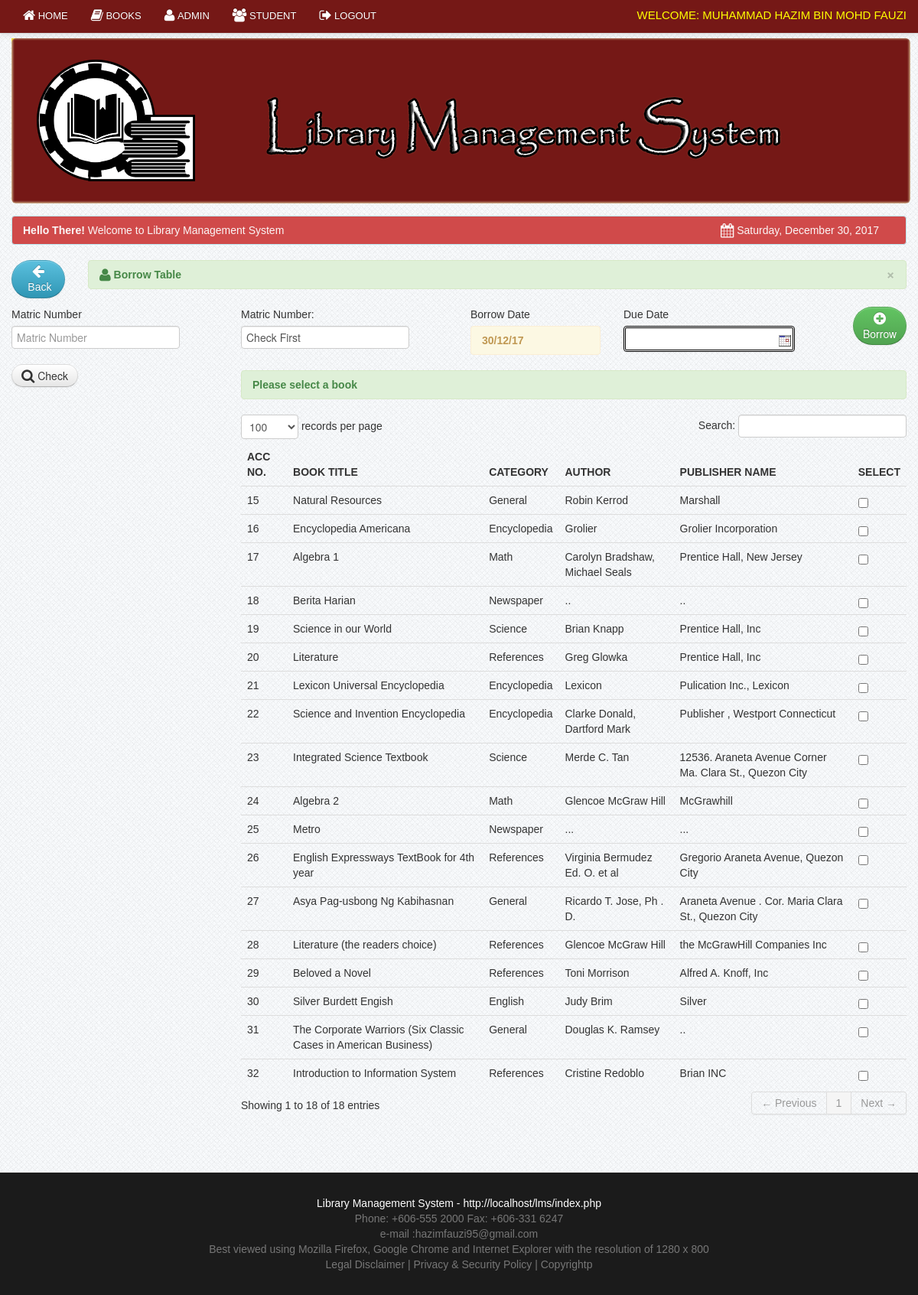
The app's page /member/borrow.php (signed in) with its own data.
### tables this page shows
CREATE TABLE `member` (
  `member_id` int(11) NOT NULL,
  `matric_no` varchar(100) NOT NULL,
  `name` varchar(100) NOT NULL,
  `ic_number` varchar(12) NOT NULL,
  `password` varchar(20) NOT NULL,
  `gender` varchar(10) NOT NULL,
  `address` varchar(100) NOT NULL,
  `contact` varchar(100) NOT NULL,
  `year_level` varchar(100) NOT NULL,
  `level` varchar(5) NOT NULL,
  `status` varchar(10) NOT NULL
);

CREATE TABLE `book` (
  `book_id` int(11) NOT NULL,
  `book_title` varchar(100) NOT NULL,
  `category_id` varchar(50) NOT NULL,
  `author` varchar(50) NOT NULL,
  `book_copies` int(11) NOT NULL,
  `book_pub` varchar(100) NOT NULL,
  `publisher_name` varchar(100) NOT NULL,
  `copyright_year` int(11) NOT NULL
);

### member/session.php (called while the page is built, shortened)
<?php
$session_id=$_SESSION['id'];
?>

### member/borrow.php (the view, shortened to what this page needs)
<?php include('header.php'); ?>
<?php include('session.php'); ?>
<?php include('admin_navbar.php'); ?>
    <div class="container">
		<div class="margin-top">
			<div class="row">
            <?php include('head.php');
			$username='Check First'; ?>
         <div class="span1">
         <p><a href="admin_books.php" class="btn btn-info"><i class="icon-arrow-left icon-large"></i>&nbsp;Back</a></p></div>
         <div class="span11">
		                        <div class="alert alert-success">
                                    <button type="button" class="close" data-dismiss="alert">&times;</button>
                                    <strong><i class="icon-user icon-large"></i>&nbsp;Borrow Table</strong>
                                </div></div>
        <div class="span12">
        </div>
          <div class="span3">
         <?php include('borrow_profile .php'); ?>
			</div>
				<form method="post" action="borrow_save.php">
          <div class="span3">
          	<div class="control-group">
			<label class="control-label" for="inputEmail">Matric Number:</label>
			<div class="controls">
			<input type="text" id="inputEmail" name="matric_no"  value="<?php echo $username; ?>" placeholder="Matric Number" required>
			</div>
		</div>
       </div>
			<div class="span2">
           <div class="control-group">
					<label class="control-label" for="inputEmail">Borrow Date</label>
                    <div class="alert alert-warning"><strong>	<?php
								$Today = date('y:m:d');
								$new = date('d/m/y', strtotime($Today));
								echo $new;
								?></strong>
                     </div>
			</div>
            </div>
            <div class="span3">
            <div class="control-group">
					<label class="control-label" for="inputEmail">Due Date</label>
					<div class="controls">
					<input type="text"  class="w8em format-d-m-y highlight-days-67 range-low-today" name="due_date" id="sd" maxlength="10" style="border: 3px double #000000;" required/>
					</div>
				</div>
                </div>
                <div class="span1">
                <div class="control-group">
					<div class="controls">
								<button name="delete_student" class="btn btn-success"><i class="icon-plus-sign icon-large"></i> Borrow</button>
					</div>
				</div>
                </div>
                <div class="span9">
						<div class="alert alert-success"><strong>Please select a book</strong></div>
                            <table cellpadding="0" cellspacing="0" border="0" class="table" id="example">
                                <thead>
                                    <tr>
                                        <th>Acc No.</th>
                                        <th>Book title</th>
                                        <th>Category</th>
										<th>Author</th>
										<th>Publisher name</th>
										<th>Select</th>
                                    </tr>
                                </thead>
                                <tbody>
                                  <?php  $user_query=mysql_query("select * from book")or die(mysql_error());
									while($row=mysql_fetch_array($user_query)){
									$id=$row['book_id']; ?>
									<tr class="del<?php echo $id ?>">
                                    <td><?php echo $row['book_id']; ?></td>
                                    <td><?php echo $row['book_title']; ?></td>
									<td><?php echo $row['category_id']; ?> </td>
                                    <td><?php echo $row['author']; ?> </td>
									<td><?php echo $row['publisher_name']; ?></td>
                                    <td width="20">
												<input id="" class="uniform_on" name="selector[]" type="checkbox" value="<?php echo $id; ?>" >
                                    </td>
                                    </tr>
									<?php  }  ?>
                                </tbody>
                            </table>
					</div>
			    </form>
		</div>
    </div>
</div>
<?php include('footer.php') ?>

### member/admin_navbar.php (shortened to what this page needs)
 <div class="navbar navbar-fixed-top navbar-inverse">
       <div class="navbar-inner">
           <div class="container">
               <div class="nav-collapse collapse">
<ul class="nav">
<li><a href="admin_dashboard.php"><i class="icon-home icon-large"></i>&nbsp;Home</a></li>
               <li><a href="admin_books.php"><i class="icon-book icon-large"></i>&nbsp;Books</a></li>
               <li><a href="admin.php"><i class="icon-user icon-large"></i>&nbsp;Admin</a></li>
               <li><a href="admin_student.php"><i class="icon-group icon-large"></i>&nbsp;Student</a></li>
   <li><a href="logout.php"><i class="icon-signout icon-large"></i>&nbsp;Logout</a></li>
</ul>
 <div class="pull-right">
	<div class="admin">Welcome:
                   <?php
	$query = mysql_query("select name from member where member_id = '$session_id'")or die(mysql_error());
	$row=mysql_fetch_array($query);
	echo $row[0];
	?>
                   </div>
                </div>
               </div>
           </div>
       </div>
   </div>

### css/docs.css (style rules this page uses)
body { font-family:'TR Century Gothic',Helvetica,Arial,sans-serif !important; }
.btn { border-radius: 25px !important; }
.alert { text-shadow: none; }
th { text-transform:uppercase; }
.nav li a { text-transform:uppercase; }
.admin { color: yellow; font-size: 15px; margin-top: 10px; text-transform: uppercase; }
.margin-top { margin-top:50px; }
body { background: url(../img/grid_noise.png); position: relative; }
body > .navbar { font-size: 13px; }

### css/print.css (style rules this page uses)
.navbar { display:none; }
th { text-align:left; }
td { text-align:left; border-top:1px solid; padding:2px; }
.btn { display:none; }
.alert { display:none; }
body { font-family:arial; font-size:13px; }
.nav { display:none; }

### records on screen
member: name "MUHAMMAD HAZIM BIN MOHD FAUZI"
book: book_id "15", book_title "Natural Resources", category "General", author "Robin Kerrod", publisher_name "Marshall"
book: book_id "16", book_title "Encyclopedia Americana", category "Encyclopedia", author "Grolier", publisher_name "Grolier Incorporation"
book: book_id "17", book_title "Algebra 1", category "Math", author "Carolyn Bradshaw, Michael Seals", publisher_name "Prentice Hall, New Jersey"
book: book_id "18", book_title "Berita Harian", category "Newspaper", author "..", publisher_name ".."
book: book_id "19", book_title "Science in our World", category "Science", author "Brian Knapp", publisher_name "Prentice Hall, Inc"
book: book_id "20", book_title "Literature", category "References", author "Greg Glowka", publisher_name "Prentice Hall, Inc"
book: book_id "21", book_title "Lexicon Universal Encyclopedia", category "Encyclopedia", author "Lexicon", publisher_name "Pulication Inc., Lexicon"
book: book_id "22", book_title "Science and Invention Encyclopedia", category "Encyclopedia", author "Clarke Donald, Dartford Mark", publisher_name "Publisher , Westport Connecticut"
book: book_id "23", book_title "Integrated Science Textbook", category "Science", author "Merde C. Tan", publisher_name "12536. Araneta Avenue Corner Ma. Clara St., Quezon City"
book: book_id "24", book_title "Algebra 2", category "Math", author "Glencoe McGraw Hill", publisher_name "McGrawhill"
book: book_id "25", book_title "Metro", category "Newspaper", author "...", publisher_name "..."
book: book_id "26", book_title "English Expressways TextBook for 4th year", category "References", author "Virginia Bermudez Ed. O. et al", publisher_name "Gregorio Araneta Avenue, Quezon City"
book: book_id "27", book_title "Asya Pag-usbong Ng Kabihasnan", category "General", author "Ricardo T. Jose, Ph . D.", publisher_name "Araneta Avenue . Cor. Maria Clara St., Quezon City"
book: book_id "28", book_title "Literature (the readers choice)", category "References", author "Glencoe McGraw Hill", publisher_name "the McGrawHill Companies Inc"
book: book_id "29", book_title "Beloved a Novel", category "References", author "Toni Morrison", publisher_name "Alfred A. Knoff, Inc"
book: book_id "30", book_title "Silver Burdett Engish", category "English", author "Judy Brim", publisher_name "Silver"
book: book_id "31", book_title "The Corporate Warriors (Six Classic Cases in American Business)", category "General", author "Douglas K. Ramsey", publisher_name ".."
book: book_id "32", book_title "Introduction to Information System", category "References", author "Cristine Redoblo", publisher_name "Brian INC"
